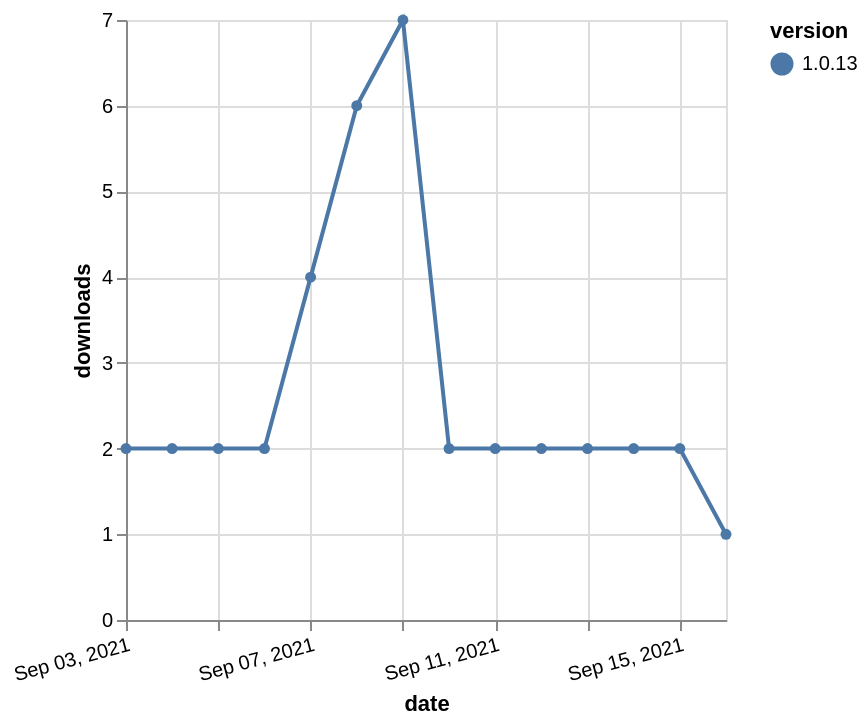

Source (Vega-Lite JSON):
### Vega-Lite specification from a JSON file in a GitHub repository (floating-point values rounded to 4 significant figures)
{"$schema": "https://vega.github.io/schema/vega-lite/v5.json", "description": "A simple bar chart with embedded data.", "data": {"values": [{"date": "2021-09-03", "total": 1847, "delta": 2, "version": "1.0.13"}, {"date": "2021-09-04", "total": 1849, "delta": 2, "version": "1.0.13"}, {"date": "2021-09-05", "total": 1851, "delta": 2, "version": "1.0.13"}, {"date": "2021-09-06", "total": 1853, "delta": 2, "version": "1.0.13"}, {"date": "2021-09-07", "total": 1857, "delta": 4, "version": "1.0.13"}, {"date": "2021-09-08", "total": 1863, "delta": 6, "version": "1.0.13"}, {"date": "2021-09-09", "total": 1870, "delta": 7, "version": "1.0.13"}, {"date": "2021-09-10", "total": 1872, "delta": 2, "version": "1.0.13"}, {"date": "2021-09-11", "total": 1874, "delta": 2, "version": "1.0.13"}, {"date": "2021-09-12", "total": 1876, "delta": 2, "version": "1.0.13"}, {"date": "2021-09-13", "total": 1878, "delta": 2, "version": "1.0.13"}, {"date": "2021-09-14", "total": 1880, "delta": 2, "version": "1.0.13"}, {"date": "2021-09-15", "total": 1882, "delta": 2, "version": "1.0.13"}, {"date": "2021-09-16", "total": 1883, "delta": 1, "version": "1.0.13"}]}, "width": "container", "mark": {"type": "line", "point": {"filled": true}}, "encoding": {"x": {"field": "date", "type": "temporal", "timeUnit": "yearmonthdate", "title": "date", "axis": {"labelAngle": -15}}, "y": {"field": "delta", "type": "quantitative", "title": "downloads"}, "color": {"field": "version", "type": "nominal"}, "tooltip": {"field": "delta"}}}
